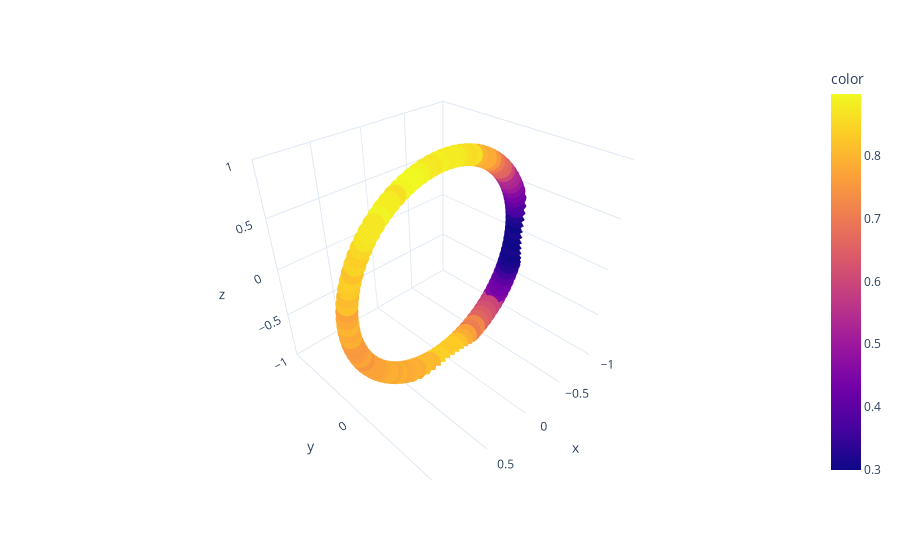

Write notebook code for a chart like this one.
### Code cell
#FIDELITY OF FIRST COPY
# Make data.
thetas=data_sheet["θ"]
phis=data_sheet["ϕ"]
x, y, z = np.cos(phis) * np.sin(thetas), np.sin(phis) * np.sin(thetas), np.cos(thetas);

# Plot the surface. F_measured/F_theory
df = px.data.iris()
fig = px.scatter_3d(df, x, y, z, color=data_sheet.prob_0_qubit_0, template="plotly_white")
fig.update_layout(
    scene = dict(
        xaxis = dict(range=[-1,1],),
        yaxis = dict(range=[-1,1],),
        zaxis = dict(range=[-1,1],)
    )
)
fig.update_layout(scene_aspectmode='cube')
fig.show()
print("Number of points: ", len(x))
print("Average fidelity: ", np.average(data_sheet.prob_0_qubit_0))
print("Standard deviation: ", np.std(data_sheet.prob_0_qubit_0))
